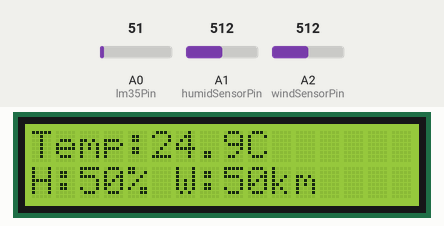
This sketch was run on a simulated Arduino Uno, built with avr-gcc and run on an emulated ATmega328P. Parts: 16×2 character LCD. Inputs (shaded band) come from the test bench; at power-on: A0 (lm35Pin) = 51, A1 (humidSensorPin) = 512, A2 (windSensorPin) = 512.

Above: at 3.2 s.
3.3 s: A0 (lm35Pin) set to 61
At 4.6 s:
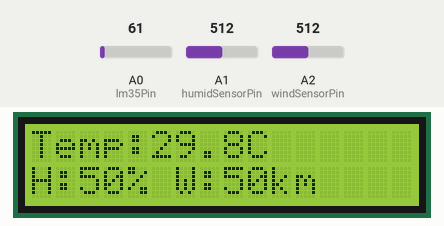
5.5 s: A1 (humidSensorPin) set to 716
At 6.4 s:
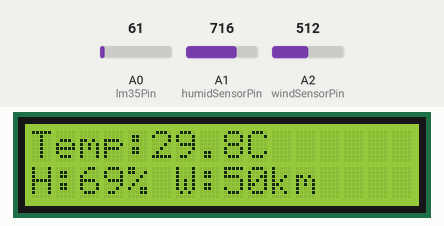
7.5 s: A2 (windSensorPin) set to 716
At 9.2 s:
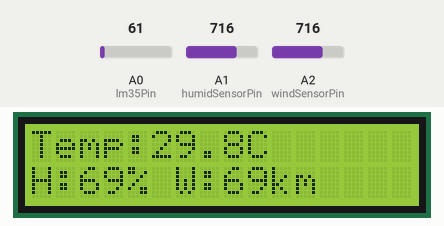
9.5 s: A0 (lm35Pin) set to 71
At 11.3 s:
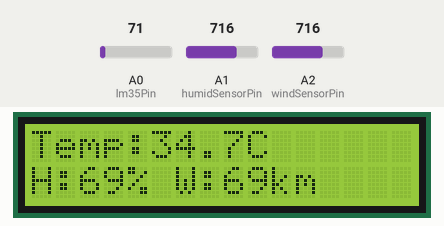
11.6 s: A1 (humidSensorPin) set to 900
At 13.2 s:
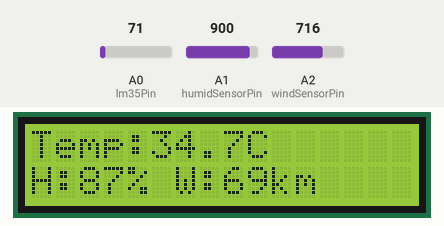
13.6 s: A2 (windSensorPin) set to 900
At 15.1 s:
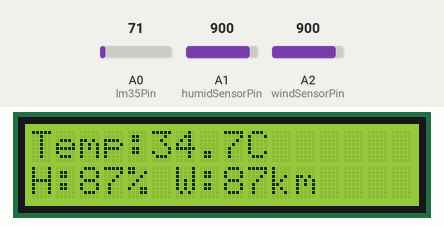
Timing chart, 0 to 16.6 s (numbered marks = the images above; inputs shaded):
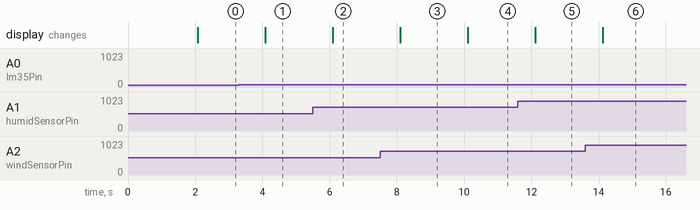

Measured:
- after the input at 3.3 s, the display: changes after 0.78 s (image 1)
- after the input at 5.5 s, the display: changes after 0.59 s (image 2)
- after the input at 7.5 s, the display: changes after 0.60 s (image 3)
- after the input at 9.5 s, the display: changes after 0.61 s (image 4)
- after the input at 11.6 s, the display: changes after 0.52 s (image 5)
- after the input at 13.6 s, the display: changes after 0.53 s (image 6)

The sketch:

10_Mini-Weather-Station-with-LCD.ino
```cpp
// Advanced Arduino Project
// Episode 10: Mini Weather Station with LCD

#include <LiquidCrystal.h>

// LCD Pins
LiquidCrystal lcd(12, 11, 5, 4, 3, 2);

// Sensor Pins
const int lm35Pin = A0;
const int humidSensorPin = A1;
const int windSensorPin = A2;

void setup() {
  lcd.begin(16, 2);
  lcd.print("Weather Station");
  delay(2000);
  lcd.clear();
}

void loop() {

  // 🌡️ Temperature (LM35)
  int lm35Raw = analogRead(lm35Pin);
  float voltage = lm35Raw * (5.0 / 1023.0);
  float temperature = voltage * 100;   // LM35: 10mV per °C

  // 💧 Humidity (Simulated via soil sensor)
  int humidRaw = analogRead(humidSensorPin);
  int humidity = map(humidRaw, 0, 1023, 0, 100);

  // 🌬️ Wind Speed (Simulated via potentiometer)
  int windRaw = analogRead(windSensorPin);
  int windSpeed = map(windRaw, 0, 1023, 0, 100);

  // -------- LCD DISPLAY --------

  // Row 1 → Temperature
  lcd.setCursor(0, 0);
  lcd.print("Temp:");
  lcd.print(temperature, 1);
  lcd.print("C   ");   // Clear extra chars

  // Row 2 → Humidity + Wind
  lcd.setCursor(0, 1);
  lcd.print("H:");
  lcd.print(humidity);
  lcd.print("% ");

  lcd.print("W:");
  lcd.print(windSpeed);
  lcd.print("km ");

  delay(1000);
}
```
